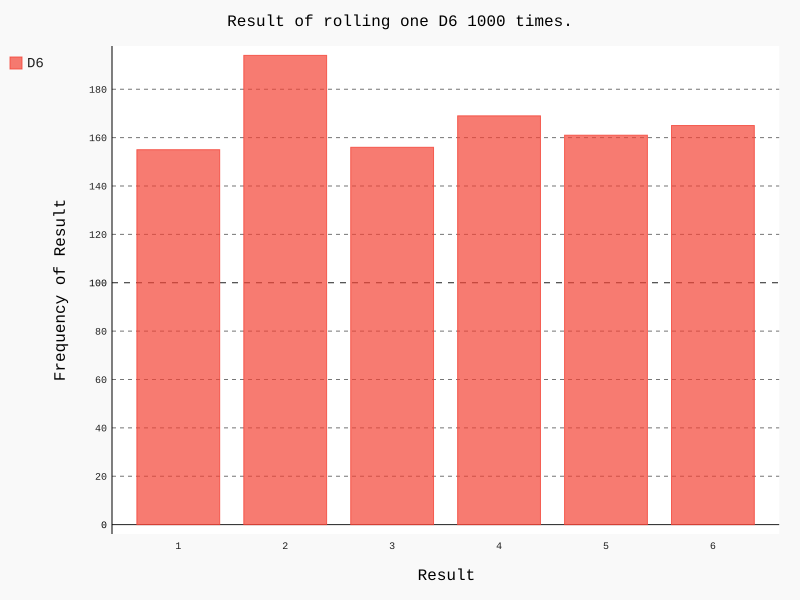

This chart was generated by the following Python code:
from die import Die
import pygal

# Create a D6
die = Die()

# Make some rolls, and store results in a list.
results = []
for roll_num in range(1000):
	result = die.roll()
	results.append(result)
	

# Analyze the results
frequencies = []
for value in range(1, die.num_sides+1):
	frequency = results.count(value)
	frequencies.append(frequency)
	
# Visualize the results.
hist = pygal.Bar()

hist.title = "Result of rolling one D6 1000 times."
hist.x_labels = ['1', '2', '3', '4', '5', '6']
hist.x_title = "Result"
hist.y_title = "Frequency of Result"

hist.add('D6', frequencies)
hist.render_to_file('die_visual.svg')
